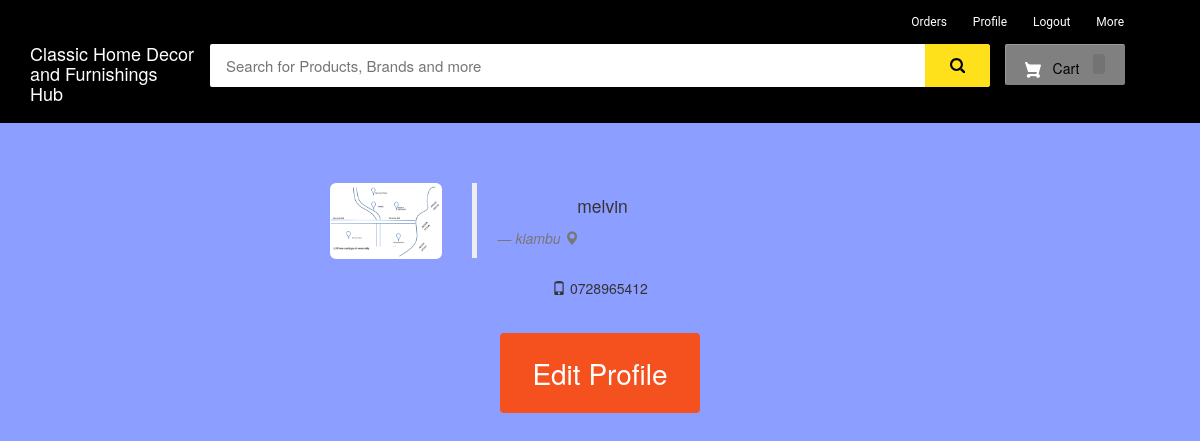
/my-profile (signed in), run on the app's committed database.
### ecom/models.py (models this page shows, shortened)
class Customer(models.Model):
    user=models.OneToOneField(User,on_delete=models.CASCADE)
    profile_pic= models.ImageField(upload_to='profile_pic/CustomerProfilePic/',null=True,blank=True)
    address = models.CharField(max_length=40)
    mobile = models.CharField(max_length=20,null=False)

### ecom/views.py (the view)
# urls.py: path('my-profile', views.my_profile_view,name='my-profile'),
@login_required(login_url='customerlogin')
@user_passes_test(is_customer)
def my_profile_view(request):
    customer=models.Customer.objects.get(user_id=request.user.id)
    return render(request,'ecom/my_profile.html',{'customer':customer})

### ecom/views.py (called while the page is built)
def is_customer(user):
    return user.groups.filter(name='CUSTOMER').exists()

### templates/ecom/my_profile.html (shortened to what this page needs)
{% extends 'ecom/customer_base.html' %}
{% load static %}
{% block content %}
<br><br><br>
<div style="padding-left:300px;" class="container">
        <div class="col-sm-2 col-md-2">
            <img src="{% static customer.profile_pic.url %}"   alt="profile pic" class="img-rounded img-responsive" />
        </div>
        <div class="col-sm-4 col-md-4">
            <blockquote>
                <p>{{request.user}}</p> <small><cite title="Source Title">{{customer.address}}  <i class="glyphicon glyphicon-map-marker"></i></cite></small>
            </blockquote>
            <p> <i class="glyphicon glyphicon-phone"></i> {{customer.mobile}}
            </p>
        </div>
</div>
<br>
<div style="text-align: center;">
  <a href="/edit-profile"><button class="button" ><span>Edit Profile </span></button></a>
</div>
<br><br><br><br><br><br>
{% endblock content %}

### templates/ecom/customer_base.html (style rules this page uses)
body { background-color: #ebe0e0 }
p { text-align: center; }

### templates/ecom/my_profile.html (style rules this page uses)
body { background-color:#8c9eff; }
.button { display: inline-block; border-radius: 4px; background-color: #f4511e; border: none; color: #FFFFFF; text-align: center; font-size: 28px; padding: 20px; width: 200px; transition: all 0.5s; cursor: pointer; margin: 5px; }
.button span { cursor: pointer; display: inline-block; position: relative; transition: 0.5s; }
.button span:after { content: '\00bb'; position: absolute; opacity: 0; top: 0; right: -20px; transition: 0.5s; }

### data on the page
Customer: profile_pic (picture), address "kiambu", mobile "0728965412"

### other printed values
{{ request.user }} "melvin"
